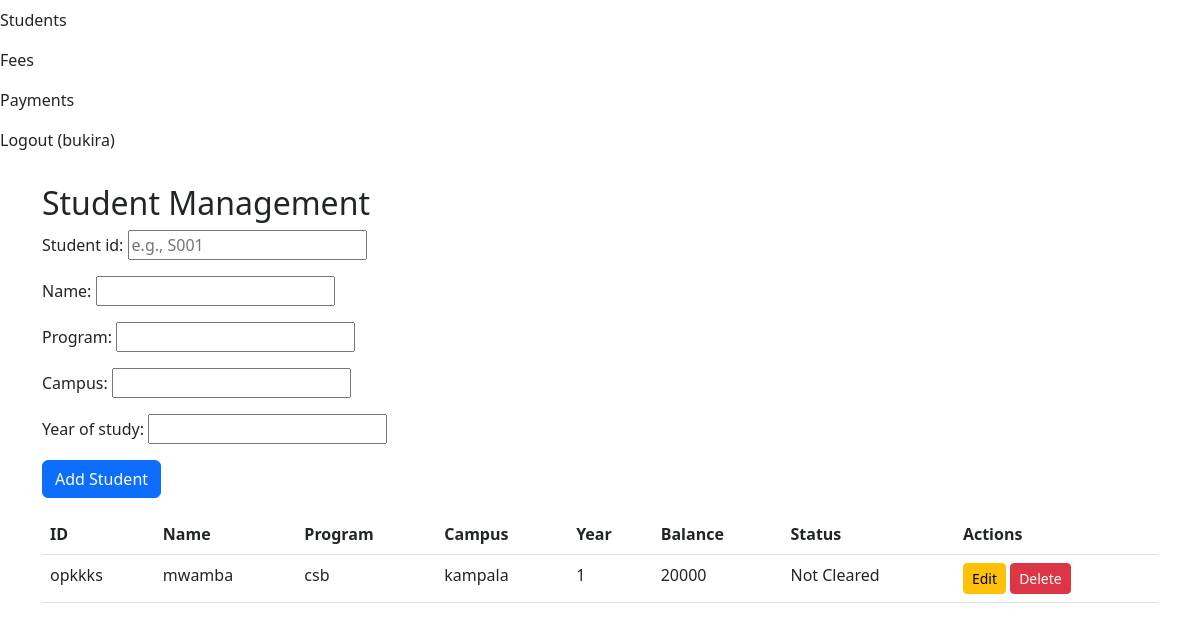
The app's page /students/ (signed in) with its own data.
### management/models.py (models this page shows, shortened)
class Student(models.Model):
    student_id = models.CharField(max_length=10, unique=True, primary_key=True)  # e.g., S001
    name = models.CharField(max_length=100)
    program = models.CharField(max_length=100)
    campus = models.CharField(max_length=50)
    year_of_study = models.PositiveIntegerField(validators=[MinValueValidator(1)])
    def get_total_fee(self):
        fee = FeeStructure.objects.filter(program=self.program, year=self.year_of_study).first()
        return fee.total_fee if fee else 0
    def get_total_paid(self):
        from django.db.models import Sum
        total = self.payment_set.aggregate(total=Sum('amount'))['total']
        return total or 0
    def get_balance(self):
        return max(0, self.get_total_fee() - self.get_total_paid())
    def get_status(self):
        return "Cleared" if self.get_balance() == 0 else "Not Cleared"

class FeeStructure(models.Model):
    program = models.CharField(max_length=100)
    year = models.PositiveIntegerField(validators=[MinValueValidator(1)])
    total_fee = models.PositiveIntegerField(validators=[MinValueValidator(0)])
    class Meta:
        unique_together = ['program', 'year']  # No duplicate program/year combos

### management/views.py (the view, shortened to what this page needs)
# urls.py: path('students/', views.StudentListView.as_view(), name='student_list'),
class StudentListView(LoginRequiredMixin, ListView):
    model = Student
    template_name = 'management/student_list.html'
    context_object_name = 'students'
    def get_context_data(self, **kwargs):
        context = super().get_context_data(**kwargs)
        context['form'] = StudentForm()  # Empty form for GET requests
        return context

### management/forms.py
class StudentForm(forms.ModelForm):
    class Meta:
        model = Student
        fields = ['student_id', 'name', 'program', 'campus', 'year_of_study']
        widgets = {
            'student_id': forms.TextInput(attrs={'placeholder': 'e.g., S001'}),
            'year_of_study': forms.NumberInput(attrs={'min': 1}),
        }

### templates/management/student_list.html (shortened to what this page needs)
{% extends 'base.html' %}
{% block content %}
<h2>Student Management</h2>
<form method="post">
    {{ form.as_p }}
    <button type="submit" class="btn btn-primary">Add Student</button>
</form>
<table class="table mt-3">
    <thead>
        <tr>
            <th>ID</th><th>Name</th><th>Program</th><th>Campus</th><th>Year</th><th>Balance</th><th>Status</th><th>Actions</th>
        </tr>
    </thead>
    <tbody>
        {% for student in students %}
        <tr>
            <td>{{ student.student_id }}</td>
            <td>{{ student.name }}</td>
            <td>{{ student.program }}</td>
            <td>{{ student.campus }}</td>
            <td>{{ student.year_of_study }}</td>
            <td>{{ student.get_balance }}</td>
            <td>{{ student.get_status }}</td>
            <td>
                <a href="{% url 'student_edit' student.student_id %}" class="btn btn-sm btn-warning">Edit</a>
                <a href="{% url 'student_delete' student.student_id %}" class="btn btn-sm btn-danger" onclick="return confirm('Are you sure?')">Delete</a>
            </td>
        </tr>
        {% empty %}
        <tr><td colspan="8">No students yet.</td></tr>
        {% endfor %}
    </tbody>
</table>
{% endblock %}

### templates/base.html (shortened to what this page needs)
<!DOCTYPE html>
<html lang="en">
<head>
    <link href="https://cdn.jsdelivr.net/npm/bootstrap@5.3.0/dist/css/bootstrap.min.css" rel="stylesheet">
</head>
<body>
    <div class="navbar-nav ms-auto">
        {% if user.is_authenticated %}
        <a class="nav-link" href="{% url 'student_list' %}">Students</a>
        <a class="nav-link" href="{% url 'fee_structure_list' %}">Fees</a>
        <a class="nav-link" href="{% url 'payment_record' %}">Payments</a>
        <a class="nav-link" href="{% url 'logout' %}">Logout ({{ user.username }})</a> {% else %}
        <a class="nav-link" href="{% url 'login' %}">Login</a> {% endif %}
    </div>
    <div class="container mt-4">
        {% block content %}{% endblock %}
    </div>
</body>
</html>

### records on screen
Student: student_id "opkkks", name "mwamba", program "csb", campus "kampala", year_of_study "1", get_balance "20000", get_status "Not Cleared"

### other values on screen
{{ user.username }} "bukira"
